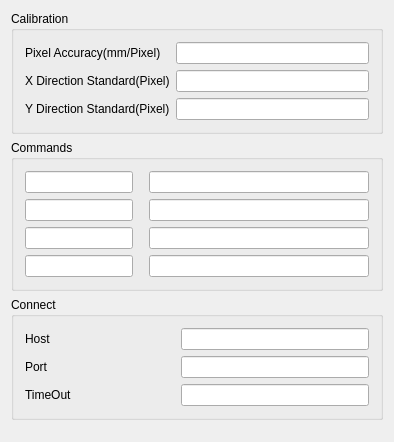
<?xml version="1.0" encoding="UTF-8"?>
<ui version="4.0">
 <class>Dialog_Setting_Camera</class>
 <widget class="QDialog" name="Dialog_Setting_Camera">
  <property name="geometry">
   <rect>
    <x>0</x>
    <y>0</y>
    <width>394</width>
    <height>442</height>
   </rect>
  </property>
  <property name="windowTitle">
   <string>Internet Setting</string>
  </property>
  <layout class="QVBoxLayout" name="verticalLayout">
   <item>
    <widget class="QGroupBox" name="groupBox_Calibration">
     <property name="title">
      <string>Calibration</string>
     </property>
     <layout class="QFormLayout" name="formLayout">
      <item row="0" column="0">
       <widget class="QLabel" name="label_Calibration_PixelAccuracy">
        <property name="text">
         <string>Pixel Accuracy(mm/Pixel)</string>
        </property>
       </widget>
      </item>
      <item row="0" column="1">
       <widget class="QLineEdit" name="lineEdit_Calibration_fPixelAccuracy"/>
      </item>
      <item row="1" column="0">
       <widget class="QLabel" name="label_Calibration_XStandard">
        <property name="text">
         <string>X Direction Standard(Pixel)</string>
        </property>
       </widget>
      </item>
      <item row="1" column="1">
       <widget class="QLineEdit" name="lineEdit_Calibration_iXStandard"/>
      </item>
      <item row="2" column="0">
       <widget class="QLabel" name="label_Calibration_YStandard">
        <property name="text">
         <string>Y Direction Standard(Pixel)</string>
        </property>
       </widget>
      </item>
      <item row="2" column="1">
       <widget class="QLineEdit" name="lineEdit_Calibration_iYStandard"/>
      </item>
     </layout>
    </widget>
   </item>
   <item>
    <widget class="QGroupBox" name="groupBox_Commands">
     <property name="title">
      <string>Commands</string>
     </property>
     <layout class="QFormLayout" name="formLayout_3">
      <property name="horizontalSpacing">
       <number>16</number>
      </property>
      <item row="0" column="0">
       <widget class="QLineEdit" name="lineEdit_Commands_sCommand1Name">
        <property name="maximumSize">
         <size>
          <width>140</width>
          <height>16777215</height>
         </size>
        </property>
       </widget>
      </item>
      <item row="0" column="1">
       <widget class="QLineEdit" name="lineEdit_Commands_sCommand1"/>
      </item>
      <item row="1" column="0">
       <widget class="QLineEdit" name="lineEdit_Commands_sCommand2Name">
        <property name="maximumSize">
         <size>
          <width>140</width>
          <height>16777215</height>
         </size>
        </property>
       </widget>
      </item>
      <item row="1" column="1">
       <widget class="QLineEdit" name="lineEdit_Commands_sCommand2"/>
      </item>
      <item row="2" column="0">
       <widget class="QLineEdit" name="lineEdit_Commands_sCommand3Name">
        <property name="maximumSize">
         <size>
          <width>140</width>
          <height>16777215</height>
         </size>
        </property>
       </widget>
      </item>
      <item row="2" column="1">
       <widget class="QLineEdit" name="lineEdit_Commands_sCommand3"/>
      </item>
      <item row="3" column="0">
       <widget class="QLineEdit" name="lineEdit_Commands_sCommand4Name">
        <property name="maximumSize">
         <size>
          <width>140</width>
          <height>16777215</height>
         </size>
        </property>
       </widget>
      </item>
      <item row="3" column="1">
       <widget class="QLineEdit" name="lineEdit_Commands_sCommand4"/>
      </item>
     </layout>
    </widget>
   </item>
   <item>
    <widget class="QGroupBox" name="groupBox_Connect">
     <property name="title">
      <string>Connect</string>
     </property>
     <layout class="QFormLayout" name="formLayout_2">
      <item row="0" column="0">
       <widget class="QLabel" name="label_Connect_Host">
        <property name="minimumSize">
         <size>
          <width>150</width>
          <height>0</height>
         </size>
        </property>
        <property name="maximumSize">
         <size>
          <width>150</width>
          <height>16777215</height>
         </size>
        </property>
        <property name="text">
         <string>Host</string>
        </property>
       </widget>
      </item>
      <item row="0" column="1">
       <widget class="QLineEdit" name="lineEdit_Connect_sHost"/>
      </item>
      <item row="1" column="0">
       <widget class="QLabel" name="label_Connect_Port">
        <property name="text">
         <string>Port</string>
        </property>
       </widget>
      </item>
      <item row="1" column="1">
       <widget class="QLineEdit" name="lineEdit_Connect_iPort"/>
      </item>
      <item row="2" column="0">
       <widget class="QLabel" name="label_Connect_TimeOut">
        <property name="text">
         <string>TimeOut</string>
        </property>
       </widget>
      </item>
      <item row="2" column="1">
       <widget class="QLineEdit" name="lineEdit_Connect_iTimeOut"/>
      </item>
     </layout>
    </widget>
   </item>
   <item>
    <spacer name="verticalSpacer">
     <property name="orientation">
      <enum>Qt::Vertical</enum>
     </property>
     <property name="sizeHint" stdset="0">
      <size>
       <width>20</width>
       <height>40</height>
      </size>
     </property>
    </spacer>
   </item>
  </layout>
 </widget>
 <layoutdefault spacing="6" margin="11"/>
 <resources/>
 <connections/>
</ui>
